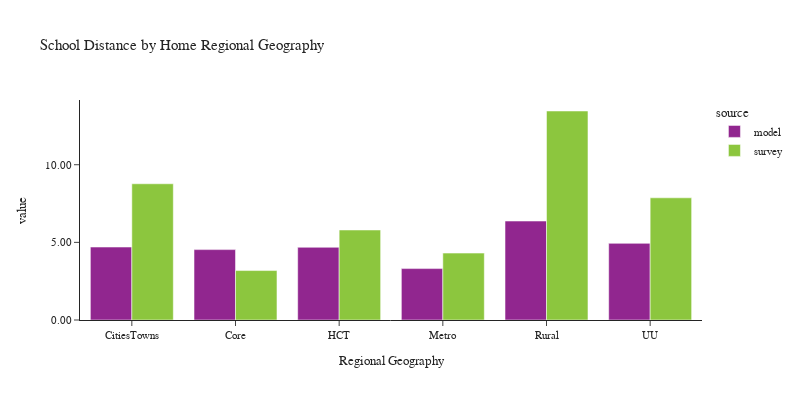

The cell this chart's notebook holds for it:
### Code cell
plot_school_location(df_students, 'rg_proposed_home', 'Home Regional Geography', 'Regional Geography')

### Figure 1 — Plotly figure (JSON) as saved in the notebook; plotly's stock layout.template omitted (floating-point values rounded to 4 significant figures)
{"data": [{"alignmentgroup": "True", "customdata": [[9376], [22347], [22184], [26140], [12020], [4984]], "hovertemplate": "source=model<br>rg_proposed_home=%{x}<br>value=%{y}<br>sample count=%{customdata[0]}<extra></extra>", "legendgroup": "model", "marker": {"color": "#91268F", "pattern": {"shape": ""}}, "name": "model", "offsetgroup": "model", "orientation": "v", "showlegend": true, "textposition": "auto", "type": "bar", "x": ["CitiesTowns", "Core", "HCT", "Metro", "Rural", "UU"], "xaxis": "x", "y": [4.698, 4.533, 4.681, 3.31, 6.372, 4.935], "yaxis": "y"}, {"alignmentgroup": "True", "customdata": [[44], [97], [174], [518], [67], [19]], "hovertemplate": "source=survey<br>rg_proposed_home=%{x}<br>value=%{y}<br>sample count=%{customdata[0]}<extra></extra>", "legendgroup": "survey", "marker": {"color": "#8CC63E", "pattern": {"shape": ""}}, "name": "survey", "offsetgroup": "survey", "orientation": "v", "showlegend": true, "textposition": "auto", "type": "bar", "x": ["CitiesTowns", "Core", "HCT", "Metro", "Rural", "UU"], "xaxis": "x", "y": [8.773, 3.184, 5.796, 4.308, 13.46, 7.868], "yaxis": "y"}], "layout": {"barmode": "group", "font": {"size": 11}, "height": 400, "legend": {"title": {"text": "source"}, "tracegroupgap": 0}, "title": {"text": "School Distance by Home Regional Geography"}, "width": 800, "xaxis": {"anchor": "y", "domain": [0.0, 1.0], "title": {"text": "Regional Geography"}}, "yaxis": {"anchor": "x", "domain": [0.0, 1.0], "tickformat": ".2f", "title": {"text": "value"}}}}
